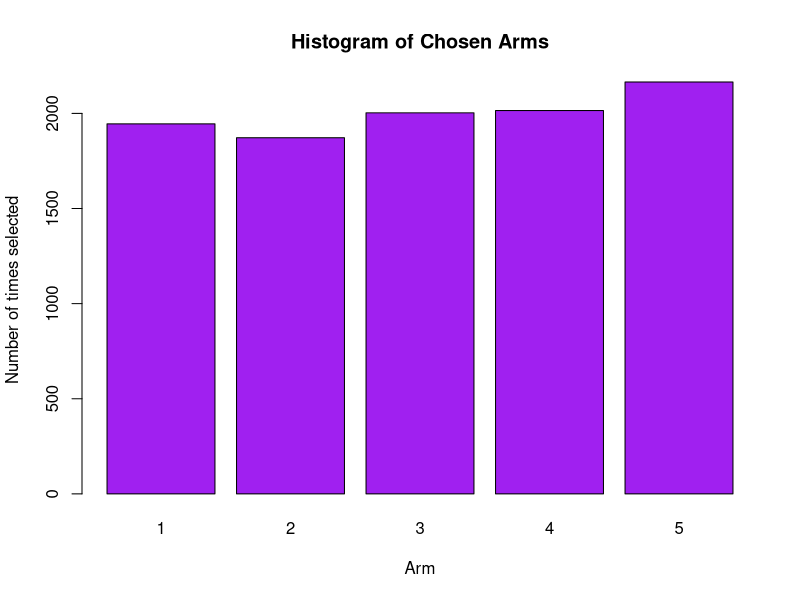
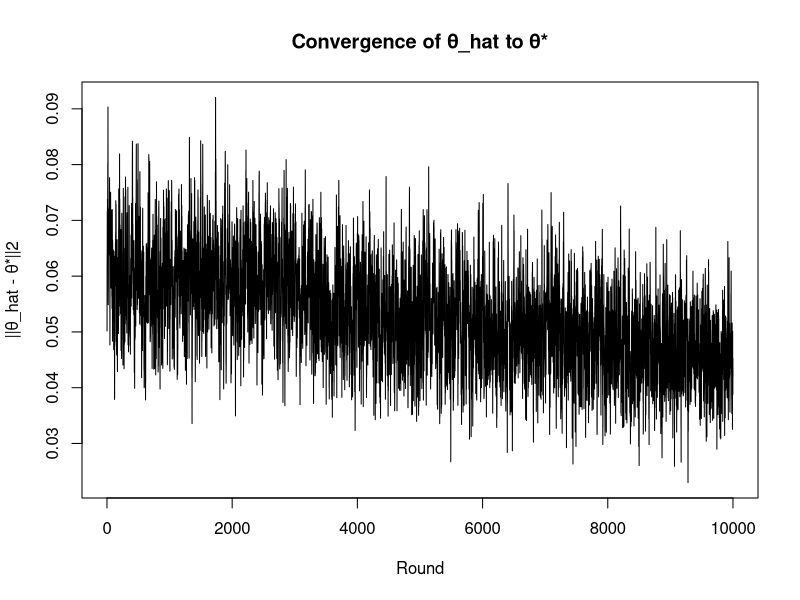
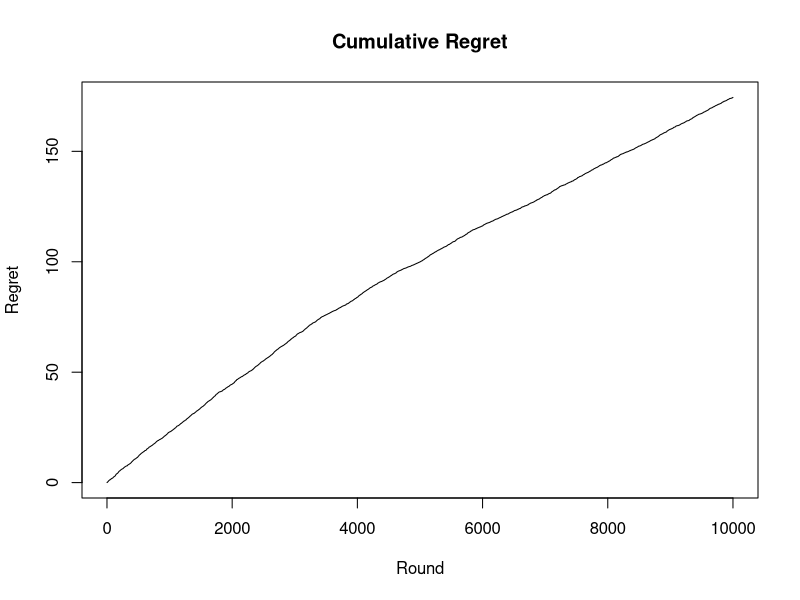
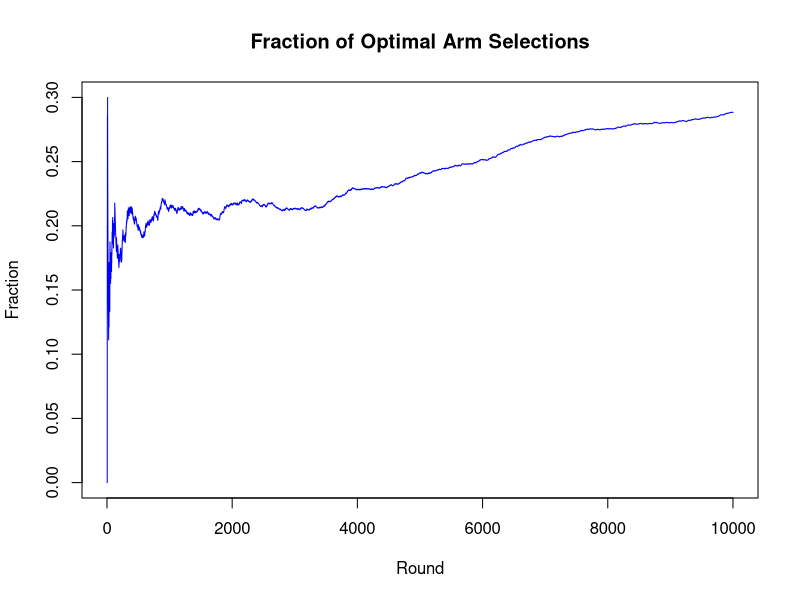

These figures' R source, in order:
library(MASS)

# Parameters
T <- 10000     
K <- 5
d_context <- 4
d <- K * d_context
sigma <- 0.5    # reward noise
sigma0 <- 0.01  # prior std dev

# LMC hyperparameters
h <- 1e-6
beta <- 1.0
K_lmc <- 20

set.seed(123)

# True parameter vector
theta_star <- rnorm(d, mean = 0, sd = sigma0)

# Feature map
phi <- function(X, i) 
{
  vec <- rep(0, d)
  start_idx <- (i - 1) * d_context + 1
  vec[start_idx:(start_idx + d_context - 1)] <- X
  return(vec)
}

# Gradient 
grad_loss <- function(theta, A, b, sigma, sigma0) 
{
  grad <- theta / (sigma0^2)
  if (sum(A) > 0)
  {
    grad <- grad + (A %*% theta - b) / (sigma^2)
  }
  return(as.vector(grad))
}

# Tracking
regrets <- numeric(T)
chosen_arms <- numeric(T)
optimal_arms <- numeric(T)
errors1 <- numeric(T)

# Initialize theta
theta_curr <- rep(0, d)

# Sufficient statistics for gradient
A <- matrix(0, d, d)   # Σ φ φ^T
b <- rep(0, d)         # Σ r φ

for (t in 1:T) 
{
  X_t <- rnorm(d_context, mean = 0, sd = 1)
  
  # LMC updates
  for (k in 1:K_lmc) 
  {
    noise <- rnorm(d)
    theta_curr <- theta_curr - h * grad_loss(theta_curr, A, b, sigma, sigma0) + sqrt(2 * h / beta) * noise
  }
  
  # Action selection
  Phi_mat <- sapply(1:K, function(a) phi(X_t, a))
  pred_rewards <- as.vector(crossprod(Phi_mat, theta_curr))
  a_t <- which.max(pred_rewards)
  chosen_arms[t] <- a_t
  
  # Reward
  eps_t <- rnorm(1, sd = sigma)
  r_t <- sum(phi(X_t, a_t) * theta_star) + eps_t
  
  # Optimal reward
  opt_rewards <- as.vector(crossprod(Phi_mat, theta_star))
  opt_arm <- which.max(opt_rewards)
  optimal_arms[t] <- opt_arm
  r_star_t <- max(opt_rewards)
  
  regrets[t] <- r_star_t - sum(phi(X_t, a_t) * theta_star)
  
  # Update sufficient statistics
  phi_t <- phi(X_t, a_t)
  A <- A + tcrossprod(phi_t)
  b <- b + r_t * phi_t
  
  # Error tracking
  errors1[t] <- sqrt(sum((theta_curr - theta_star)^2))
}


cumulative_regret <- cumsum(regrets)

cat(sprintf("Final cumulative regret: %.2f\n", cumulative_regret[T]))
cat("\nArm selection frequencies:\n")
print(table(chosen_arms))
barplot(table(chosen_arms), col = "purple",
        main = "Histogram of Chosen Arms",
        xlab = "Arm", ylab = "Number of times selected")

accuracy <- mean(chosen_arms == optimal_arms)
cat(sprintf("\nAccuracy of optimal arm selection: %.2f%%\n", 100 * accuracy))

# Plot convergence of θ_hat to θ*
plot(errors1, type = "l", main = "Convergence of θ_hat to θ*",
     xlab = "Round", ylab = "||θ_hat - θ*||2")

# Plot cumulative regret
plot(cumulative_regret, type = "l", main = "Cumulative Regret",
     xlab = "Round", ylab = "Regret")

# Plot fraction of optimal selections
optimal_fraction <- cumsum(chosen_arms == optimal_arms) / (1:T)
plot(optimal_fraction, type = "l", col = "blue",
     main = "Fraction of Optimal Arm Selections",
     xlab = "Round", ylab = "Fraction")

